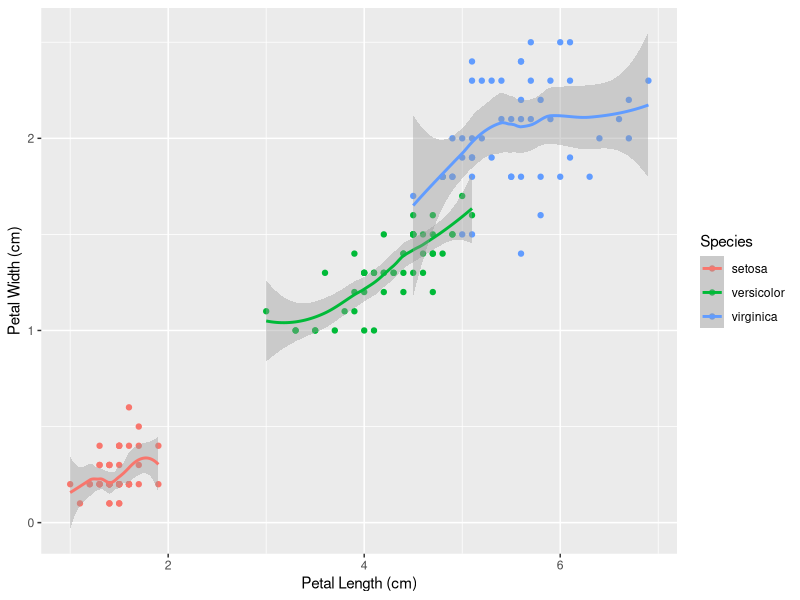

Here is the R script that generated this plot:
## ---- chunk 1
#| code-fold: true
#| output: false

# setup code: install packages
library(tidyverse)
## ---- chunk 2
# A single command
sqrt(83)
## ---- chunk 3
# Base R method of running more than one command
round(sqrt(83), digit = 2)
## ---- chunk 4
# Running more than one command with piping
sqrt(83) %>% round(digit = 2)
## ---- chunk 5
# R base pipe
sqrt(83) |> round(digit = 2)
## ---- chunk 6
# By default, R displays ALL rows of a regular data frame!
iris
## ---- chunk 7
# Convert iris to a tibble
iris_tb <- as_tibble(iris)
iris_tb
## ---- chunk 8
# If subsetting a single column from a data.frame, R will output a vector
iris[, "Sepal.Length"]
## ---- chunk 9
# If subsetting a single column from a tibble, R will output a tibble
iris_tb[, "Sepal.Length"]
## ---- chunk 10
iris_tb |>
  filter(Sepal.Length > 5.0) |>
  arrange(desc(Sepal.Length)) |>
  mutate(Sepal.Length_2 = Sepal.Length^2) |>
  print()
## ---- chunk 11
iris_tb |>
  select(Species) |>
  distinct()
## ---- chunk 12
iris_tb |>
  group_by(Species) |> 
  summarize(n = n())
## ---- chunk 13
# Shortcut for group_by() |> summarize(n = n())
iris_tb |>
  count(Species)
## ---- chunk 14
iris_tb |>
  group_by(Species) |>
  summarize(mean_Sepal_Length = mean(Sepal.Length))
## ---- chunk 15
iris_tb |>
  group_by(Species) |>
  slice_max(Sepal.Length)
## ---- chunk 16
(x <- tribble(
  ~key, ~val_x,
  1, "x1",
  2, "x2",
  3, "x3"
))
## ---- chunk 17
(y <- tribble(
  ~key, ~val_y,
  1, "y1",
  2, "y2",
  4, "y3"
))
## ---- chunk 18
inner_join(x, y, by = "key")
## ---- chunk 19
left_join(x, y, by = "key")
## ---- chunk 20
right_join(x, y, by = "key")
## ---- chunk 21
full_join(x, y, by = "key")
## ---- chunk 22
x <- tribble(
  ~key, ~val_x,
  1, "x1",
  2, "x2",
  2, "x3",
  1, "x4"
)
y <- tribble(
  ~key, ~val_y,
  1, "y1",
  2, "y2"
)
left_join(x, y, by = "key")
## ---- chunk 23
x <- tribble(
  ~key, ~val_x,
  1, "x1",
  2, "x2",
  2, "x3",
  3, "x4"
)
y <- tribble(
  ~key, ~val_y,
  1, "y1",
  2, "y2",
  2, "y3",
  3, "y4"
)

left_join(x, y, by = "key")
## ---- chunk 24
x <- tribble(
  ~key, ~val_x,
  1, "x1",
  2, "x2",
  3, "x3"
)

y <- tribble(
  ~key, ~val_y,
  1, "y1",
  2, "y2",
  4, "y3"
)

semi_join(x, y, by = "key")
## ---- chunk 25
anti_join(x, y, by = "key")
## ---- chunk 26
ggplot(iris_tb) +
  # Scatter plot
  geom_point(mapping = aes(
    x = Petal.Length, 
    y = Petal.Width, 
    color = Species
    )) + 
  # Add one more layer of line plot
  geom_smooth(mapping = aes(
    x = Petal.Length, 
    y = Petal.Width, 
    color = Species
    )) +
  # Axis labels, title, caption, etc
  labs(x = "Petal Length (cm)",
       y = "Petal Width (cm)",
  )
## ---- chunk 27
    # try to use pipe

## ---- chunk 28
    # geom_histogram

